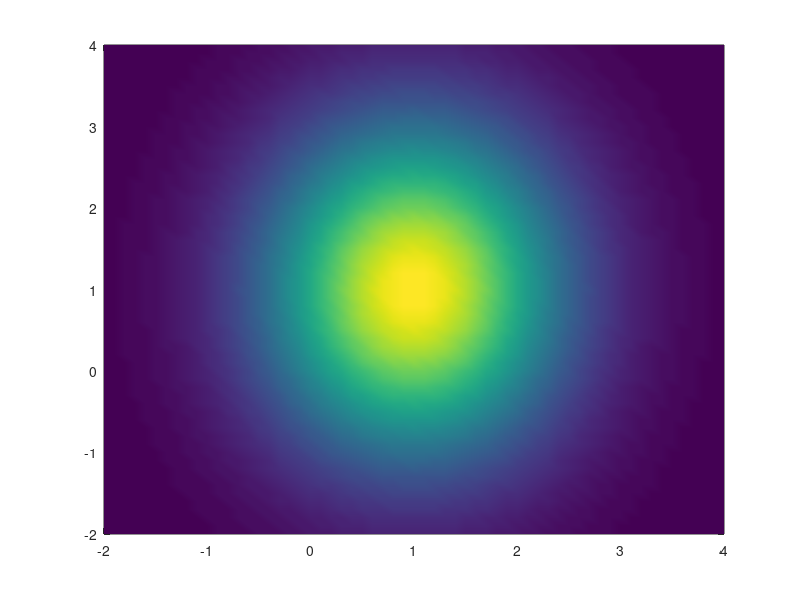

Reproduce this figure in MATLAB.
x_i_dot = [1,0];

mu = [1 1];
Sigma = [1 0; 0 2];
[X,Y] = meshgrid(-2:.1:4);
p = mvnpdf([X(:) Y(:)],mu,Sigma);
p = reshape(p,size(X));
pcolor(X,Y,p),shading interp